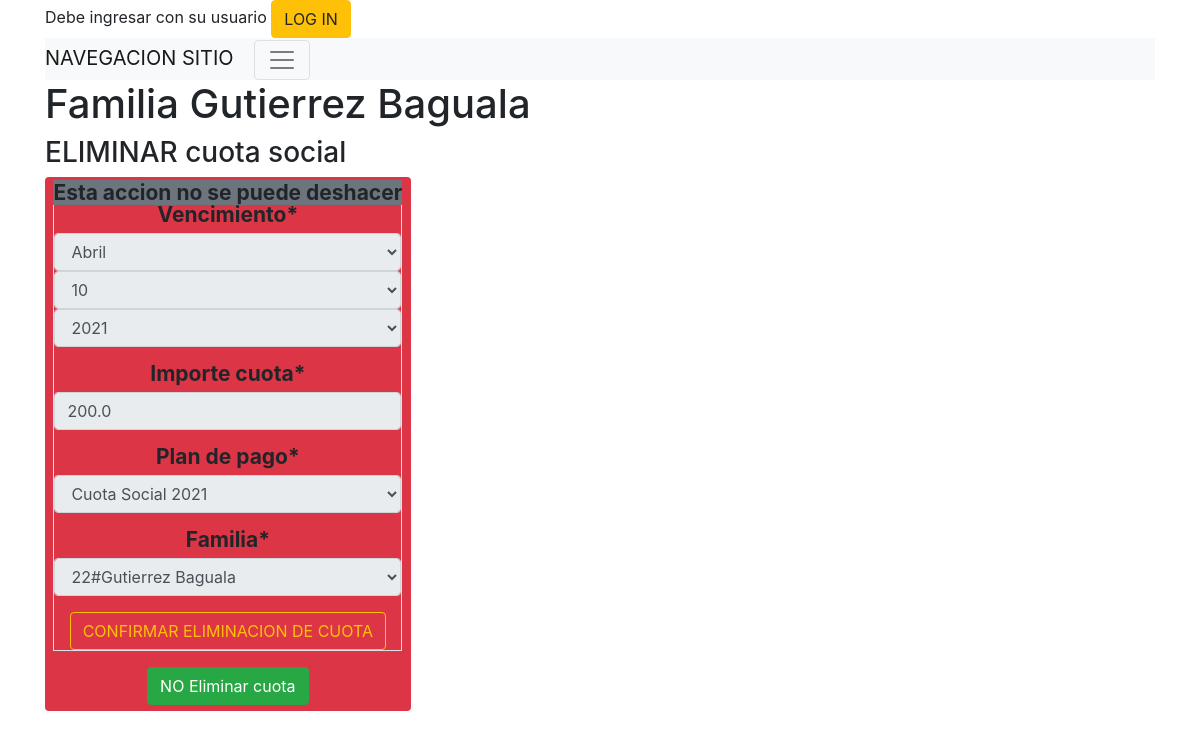
/cuotas/familia/borrar_cuota/1/64, run on the app's committed database.
### cuotas/models.py (models this page shows)
class CuotaSocialFamilia(models.Model):
    vencimiento = models.DateField('vencimiento')
    importe_cuota = models.FloatField()
    creado = models.DateTimeField('creado',auto_now_add=True)
    actualizado = models.DateTimeField('actualizado',auto_now=True)
    plan_de_pago = models.ForeignKey(PlanDePago, on_delete=models.CASCADE)
    familia = models.ForeignKey(Familia, on_delete=models.CASCADE)
    deleted = models.BooleanField(default=False)
    class Meta:
        permissions = (
                       ( "cuota_crear","Agregar cuotas"),
                       ( "cuota_editar","Editar cuotas"),
                       ( "cuota_borrar","Eliminar cuotas"),
                       ( "cuota_ver","Ver detalle de cuotas" ),
                      )
    def __str__(self):
        return  "#{} Plan: {} | Familia:{} | Vto:{} | ${}".format(self.pk,self.plan_de_pago,self.familia, self.vencimiento,self.importe_cuota)

### socios/models.py (models this page shows)
class Familia(models.Model):
    familia_crm_id = models.CharField(max_length=50,unique=True)
    crm_id = models.IntegerField(unique=True,null=True) # unique=True
    direccion_calle = models.CharField(max_length=50,blank=True)
    direccion_numero = models.CharField(max_length=50,blank=True)
    direccion_depto = models.CharField(max_length=50,blank=True)
    direccion_localidad = models.CharField(max_length=50,blank=True)
    direccion_provincia = models.CharField(max_length=50,blank=True)
    contacto = models.CharField(max_length=200,blank=True)
    eliminado = models.BooleanField(default=False)
    creado = models.DateTimeField('creado',auto_now_add=True)
    actualizado = models.DateTimeField('actualizado',auto_now=True)
    class Meta:
        permissions = (
                       ( "familia_crear","Agregar nueva familia"),
                       ( "familia_editar","Editar familia"),
                       ( "familia_borrar","Eliminar familia"),
                       ( "familia_ver","Ver informacion de familia" ),
                      )
    def __str__(self):
        return  "{}#{}".format(self.crm_id,self.familia_crm_id)

### cuotas/views.py (the view, shortened to what this page needs)
# urls.py: path('familia/borrar_cuota/<int:familia_id>/<int:cuota_id>', views.borrar_cuota, name='borrar_cuota'),
def borrar_cuota(request, familia_id, cuota_id):
    func = inspect.currentframe().f_back.f_code
    logger.info(" %s: %s in %s:%i" % (
        'init ',
        func.co_name,
        func.co_filename,
        func.co_firstlineno
    ))
    cuota = CuotaSocialFamilia.objects.get(pk=cuota_id)
    logger.info("FORM DELETE CUOTA {}) Cuota {} Familia {} plan de pagos {} ".format(func.co_name,cuota.pk,cuota.familia.familia_crm_id,cuota))
    form = CuotaSocialFamiliaForm(instance=cuota)
    form.fields['vencimiento'].widget.attrs['disabled'] = 'disabled'
    form.fields['importe_cuota'].widget.attrs['disabled'] = 'disabled'
    form.fields['plan_de_pago'].widget.attrs['disabled'] = 'disabled'
    form.fields['familia'].widget.attrs['disabled'] = 'disabled'
    return render(request, 'cuotas/cuota_borrar.html', {'form': form, 'cuota': cuota })

### cuotas/forms.py
class CuotaSocialFamiliaForm(forms.ModelForm):
    vencimiento = forms.DateField(widget = forms.SelectDateWidget(years=range(init_year_pay(), end_year_pay()) ) )
    class Meta:
        model = CuotaSocialFamilia
        fields = ('vencimiento', 'importe_cuota',
                  'plan_de_pago', 'familia')

### cuotas/models.py (called while the page is built)
    def __str__(self):
        return  "{}".format(self.nombre)

### cuotas/templates/cuotas/cuota_borrar.html (shortened to what this page needs)
{% extends "base_site.html" %}
{% block content %}
{% load crispy_forms_tags %}
<h1>Familia {{ cuota.familia.familia_crm_id }}</h1>
<h3>ELIMINAR cuota social<h3>
  <div class="badge bg-danger">
    <span class=" bg-secondary">Esta accion no se puede deshacer</span>
    <div>
<div class="post">
  <form method="POST" class="post-form table table-striped table-bordered table-hover table-responsive-xl">
    {{ form|crispy }}
    <button type="submit" class="btn btn-outline-warning" type="submit" name="delete" >CONFIRMAR ELIMINACION DE CUOTA</button>
  </form>
</div>
<a type="button" class="btn btn-success" href="{% url 'socios:familia_detalle' familia_id=cuota.familia.pk error_message='Operacion Borrar Cuota Social cancelada'|urlencode %}">NO Eliminar cuota</a>
{% endblock content %}

### data on the page
CuotaSocialFamilia: familia.familia_crm_id "Gutierrez Baguala", importe_cuota "200.0", plan_de_pago "Cuota Social 2021", familia "22#Gutierrez Baguala"
